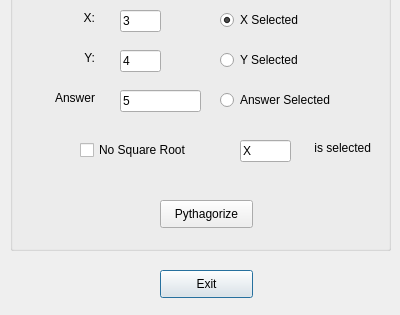
<?xml version="1.0" encoding="UTF-8"?>
<ui version="4.0">
 <class>Dialog</class>
 <widget class="QDialog" name="Dialog">
  <property name="geometry">
   <rect>
    <x>0</x>
    <y>0</y>
    <width>400</width>
    <height>315</height>
   </rect>
  </property>
  <property name="windowTitle">
   <string>QT Demo 1</string>
  </property>
  <widget class="QPushButton" name="pushButton_Exit">
   <property name="geometry">
    <rect>
     <x>160</x>
     <y>270</y>
     <width>93</width>
     <height>28</height>
    </rect>
   </property>
   <property name="text">
    <string>Exit</string>
   </property>
  </widget>
  <widget class="QGroupBox" name="groupBox">
   <property name="geometry">
    <rect>
     <x>10</x>
     <y>-30</y>
     <width>381</width>
     <height>281</height>
    </rect>
   </property>
   <property name="title">
    <string>Input</string>
   </property>
   <widget class="QLineEdit" name="lineEdit_y">
    <property name="geometry">
     <rect>
      <x>110</x>
      <y>80</y>
      <width>41</width>
      <height>22</height>
     </rect>
    </property>
    <property name="text">
     <string>4</string>
    </property>
   </widget>
   <widget class="QLabel" name="label">
    <property name="geometry">
     <rect>
      <x>30</x>
      <y>40</y>
      <width>55</width>
      <height>16</height>
     </rect>
    </property>
    <property name="text">
     <string>X:</string>
    </property>
    <property name="alignment">
     <set>Qt::AlignRight|Qt::AlignTrailing|Qt::AlignVCenter</set>
    </property>
   </widget>
   <widget class="QPushButton" name="pushButton_Pythagorize">
    <property name="geometry">
     <rect>
      <x>150</x>
      <y>230</y>
      <width>93</width>
      <height>28</height>
     </rect>
    </property>
    <property name="text">
     <string>Pythagorize</string>
    </property>
   </widget>
   <widget class="QLineEdit" name="lineEdit_x">
    <property name="geometry">
     <rect>
      <x>110</x>
      <y>40</y>
      <width>41</width>
      <height>22</height>
     </rect>
    </property>
    <property name="text">
     <string>3</string>
    </property>
   </widget>
   <widget class="QLabel" name="label_2">
    <property name="geometry">
     <rect>
      <x>30</x>
      <y>80</y>
      <width>55</width>
      <height>16</height>
     </rect>
    </property>
    <property name="text">
     <string>Y:</string>
    </property>
    <property name="alignment">
     <set>Qt::AlignRight|Qt::AlignTrailing|Qt::AlignVCenter</set>
    </property>
   </widget>
   <widget class="QCheckBox" name="checkBox">
    <property name="geometry">
     <rect>
      <x>70</x>
      <y>170</y>
      <width>121</width>
      <height>20</height>
     </rect>
    </property>
    <property name="text">
     <string>No Square Root</string>
    </property>
   </widget>
   <widget class="QRadioButton" name="radioButton_x">
    <property name="geometry">
     <rect>
      <x>210</x>
      <y>40</y>
      <width>95</width>
      <height>20</height>
     </rect>
    </property>
    <property name="text">
     <string>X Selected</string>
    </property>
    <property name="checked">
     <bool>true</bool>
    </property>
   </widget>
   <widget class="QRadioButton" name="radioButton_y">
    <property name="geometry">
     <rect>
      <x>210</x>
      <y>80</y>
      <width>95</width>
      <height>20</height>
     </rect>
    </property>
    <property name="text">
     <string>Y Selected</string>
    </property>
   </widget>
   <widget class="QLineEdit" name="lineEdit_Answer">
    <property name="geometry">
     <rect>
      <x>110</x>
      <y>120</y>
      <width>81</width>
      <height>22</height>
     </rect>
    </property>
    <property name="text">
     <string>5</string>
    </property>
   </widget>
   <widget class="QLabel" name="label_3">
    <property name="geometry">
     <rect>
      <x>30</x>
      <y>120</y>
      <width>55</width>
      <height>16</height>
     </rect>
    </property>
    <property name="text">
     <string>Answer</string>
    </property>
    <property name="alignment">
     <set>Qt::AlignRight|Qt::AlignTrailing|Qt::AlignVCenter</set>
    </property>
   </widget>
   <widget class="QRadioButton" name="radioButton_answer">
    <property name="geometry">
     <rect>
      <x>210</x>
      <y>120</y>
      <width>121</width>
      <height>20</height>
     </rect>
    </property>
    <property name="text">
     <string>Answer Selected</string>
    </property>
   </widget>
   <widget class="QLabel" name="label_4">
    <property name="geometry">
     <rect>
      <x>290</x>
      <y>170</y>
      <width>71</width>
      <height>16</height>
     </rect>
    </property>
    <property name="text">
     <string>is selected</string>
    </property>
    <property name="alignment">
     <set>Qt::AlignRight|Qt::AlignTrailing|Qt::AlignVCenter</set>
    </property>
   </widget>
   <widget class="QLineEdit" name="lineEdit_selected">
    <property name="geometry">
     <rect>
      <x>230</x>
      <y>170</y>
      <width>51</width>
      <height>22</height>
     </rect>
    </property>
    <property name="text">
     <string>X</string>
    </property>
   </widget>
  </widget>
 </widget>
 <resources/>
 <connections/>
</ui>
